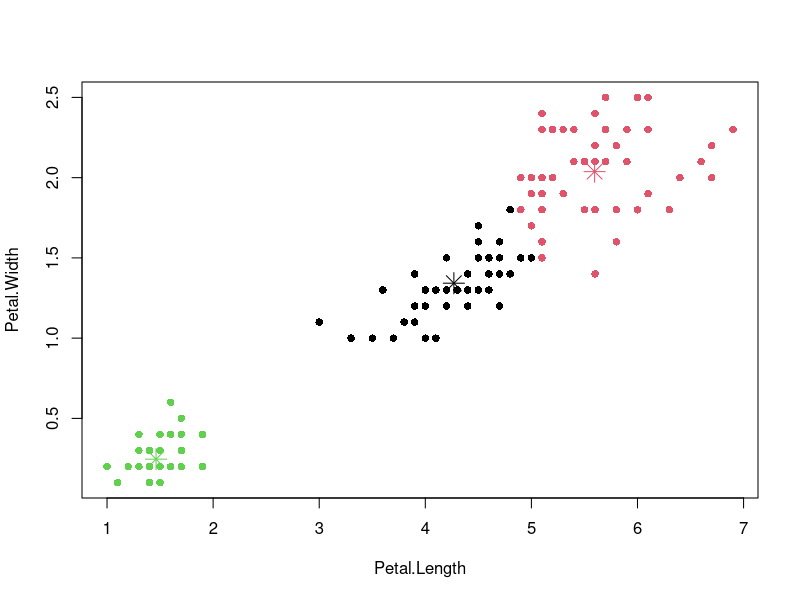

Here is the R script that generated this plot:
Kmeans <- function(x, n, min = 0, max) {
       centernumbers = sample(nrow(x), n)
       centers = matrix(nrow = n, ncol = ncol(x))
       centers = x[centernumbers, ]
       flag = 0
       repeat {
               distance=matrix(nrow=nrow(x),ncol=n)
               for(i in 1:nrow(x)){
                     for(j in 1:n){
                           distance[i,j]=t(x[i,]-centers[j,])%*%(x[i,]-centers[j,])
                     }
               }
               cluster=as.matrix(apply(distance,1,which.min))
               newcenters = matrix(0, nrow = n, ncol = ncol(x))
               count = matrix(0, nrow = n, ncol = 1)
               for (i in 1:nrow(x)) {
                      newcenters[cluster[i,1],] = newcenters[cluster[i,1],] + x[i,]
                      count[cluster[i, 1]] = count[cluster[i, 1]] + 1
               }
               for (i in 1:n) newcenters[i, ] = newcenters[i, ]/count[i]
               d = 0
               for (i in 1:n) d = d + t(centers[i,]-newcenters[i,])%*%(centers[i,]-newcenters[i,])
               centers = newcenters
               flag = flag + 1
               if (missing(min)){ if(flag > max)	break} 
               else	{if (d < min) break }
       }
       return(list(cluster = cluster, centers = centers,iterations=flag))
}
#x=as.matrix(read.table("D:\\sagatam das machine learning\\flame.txt"))[,c(1,2)] 
#x=as.matrix(read.table("D:\\sagatam das machine learning\\R15.txt"))[,c(1,2)]
#x = read.table("clustering.txt")
x=as.matrix(iris[,c(3,4)])
r = Kmeans(x,3,min=10^-5, max = 10)
#r$centers
r$iterations
plot(x, col = r$cluster, pch = 16)
points(r$centers, col = 1:3, pch = 8, cex = 2)
